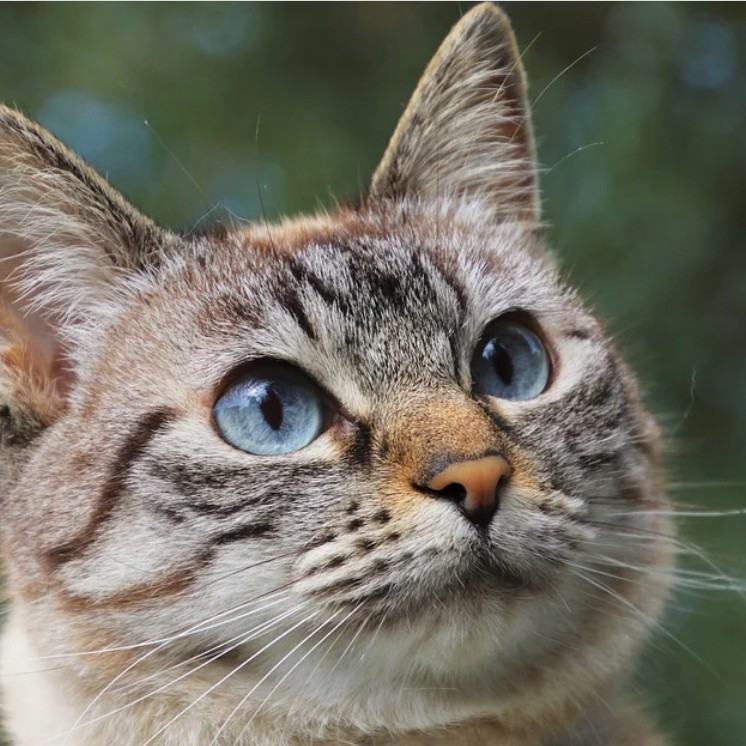
#> input picture images/cat.png, 746 x 746 px
$ python draw.py
#> lines starting #> are read from the running program, lines starting #| are printed output that depends on the picture
from PIL import Image
import numpy as np
from time import sleep, time
from math import floor
from random import choice
import os
import sys

def list_to_bw(img_list, contrast=1):
    mx = 0
    mn = 256
    for i in range(len(img_list)):
        for j in range(len(img_list[i])):
            mx = max(mx,sum(img_list[i][j][:3])//3)
            mn = min(mn,sum(img_list[i][j][:3])//3)
    new_list = [[0]*len(img_list[0]) for _ in range(len(img_list))]
    for i in range(len(img_list)):
        for j in range(len(img_list[i])):
            new_list[i][j] = (((sum(img_list[i][j][:3])//3 - mn)/(mx-mn))**contrast)
    # print(img_list[0])
    return new_list

def find_nearest(symbols, value):
    value = value*(symbols[-1][0]-symbols[0][0]) + symbols[0][0]
    mn_delta = 256
    for i in range(len(symbols)):
        delta = abs(value-symbols[i][0])
        if delta > mn_delta: return choice(symbols[i-1][1])
        else: mn_delta = delta
    return choice(symbols[-1][1])

def bw_list_to_png(img_list, name):
    size = (len(img_list[0]), len(img_list))
    img_list = np.asarray(img_list)
    image_out = Image.new("L",size)
    image_out.putdata(img_list.flatten())
    image_out.save(f'{name}.png')
    return image_out

#settings for 14 text size
width = 237
height = 55
pixel_size = (8,18)

t0 = time()

img = Image.open('./images/cat.png')
#> img is the input picture: PIL image 746x746 RGB; mean R, G, B 115, 112.5, 100.6
k = width/img.width
#> k = 0.318
img = img.resize((width, int(pixel_size[0]*img.height*k/pixel_size[1])))
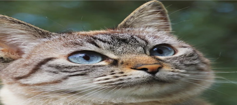
#> img: PIL image 237x105 RGB; mean R, G, B 114.9, 112.4, 100.5
img_arr = np.copy(np.asarray(img))
img_arr = list_to_bw(img_arr.tolist(),1)
#> the loop in list_to_bw, `for i in range(len(img_list)):` made 105 passes
#> in list_to_bw, `new_list = [[0]*len(img_list[0]) for _ in range(len(img_list))]`: new_list = 105 items
#> img_arr = 105 items
# bw_list_to_png(img_arr,'result')


symbols = ((12.0, ' '), (18.0, '.'), (23.0, '_:'), (26.0, '",'), (28.0, '~^'), (30.0, '='), (31.0, '!<'), (32.0, '>;'), (33.0, '*+/'), (34.0, 'rc'), (35.0, '?L'), (36.0, 'zv'), (37.0, 's'), (38.0, ')'), (39.0, '(7TJ'), (40.0, 'tuiflnF'), (41.0, 'xC'), (42.0, '13oY'), (43.0, 'yIZ'), (44.0, 'eaj'), (45.0, '5h'), (46.0, '2wES'), (47.0, 'P'), (48.0, 'k'), (49.0, '4pb'), (50.0, '69qdUV'), (51.0, 'GH'), (52.0, 'AK'), (53.0, 'O'), (54.0, 'X'), (55.0, 'mRD'), (56.0, '8'), (57.0, 'B'), (58.0, '#%'), (59.0, '$0'), (60.0, 'g'), (61.0, 'NM'), (62.0, '&W'), (64.0, '№'), (65.0, 'Q'), (76.0, '@'))


os.system('cls')
ans = ''
for y in range(len(img_arr)):
    for x in range(len(img_arr[y])):
        ans += find_nearest(symbols,img_arr[y][x])
#> this loop made 105 passes
sys.stdout.write(ans)
#> (printed output is left out)
